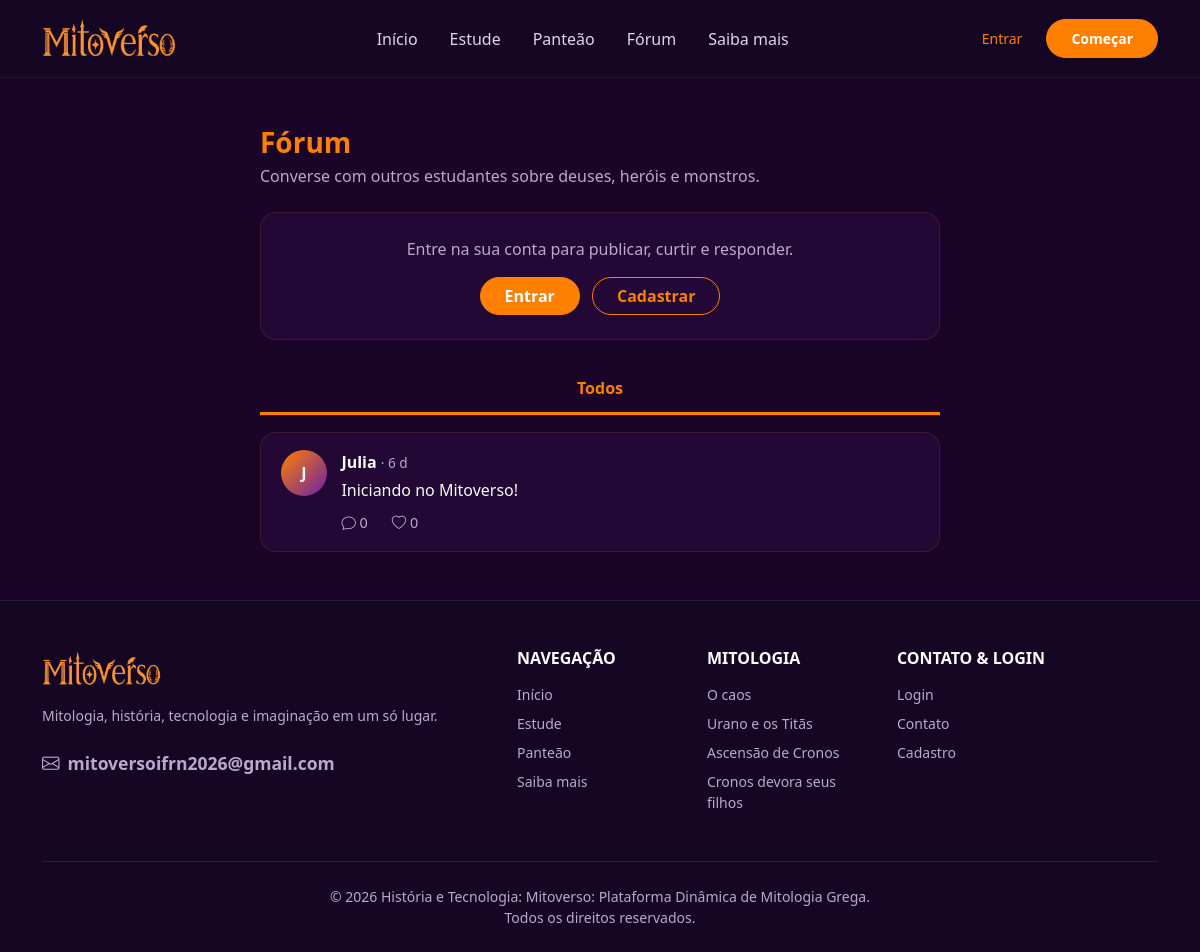
Page /posts on the earlier database version.
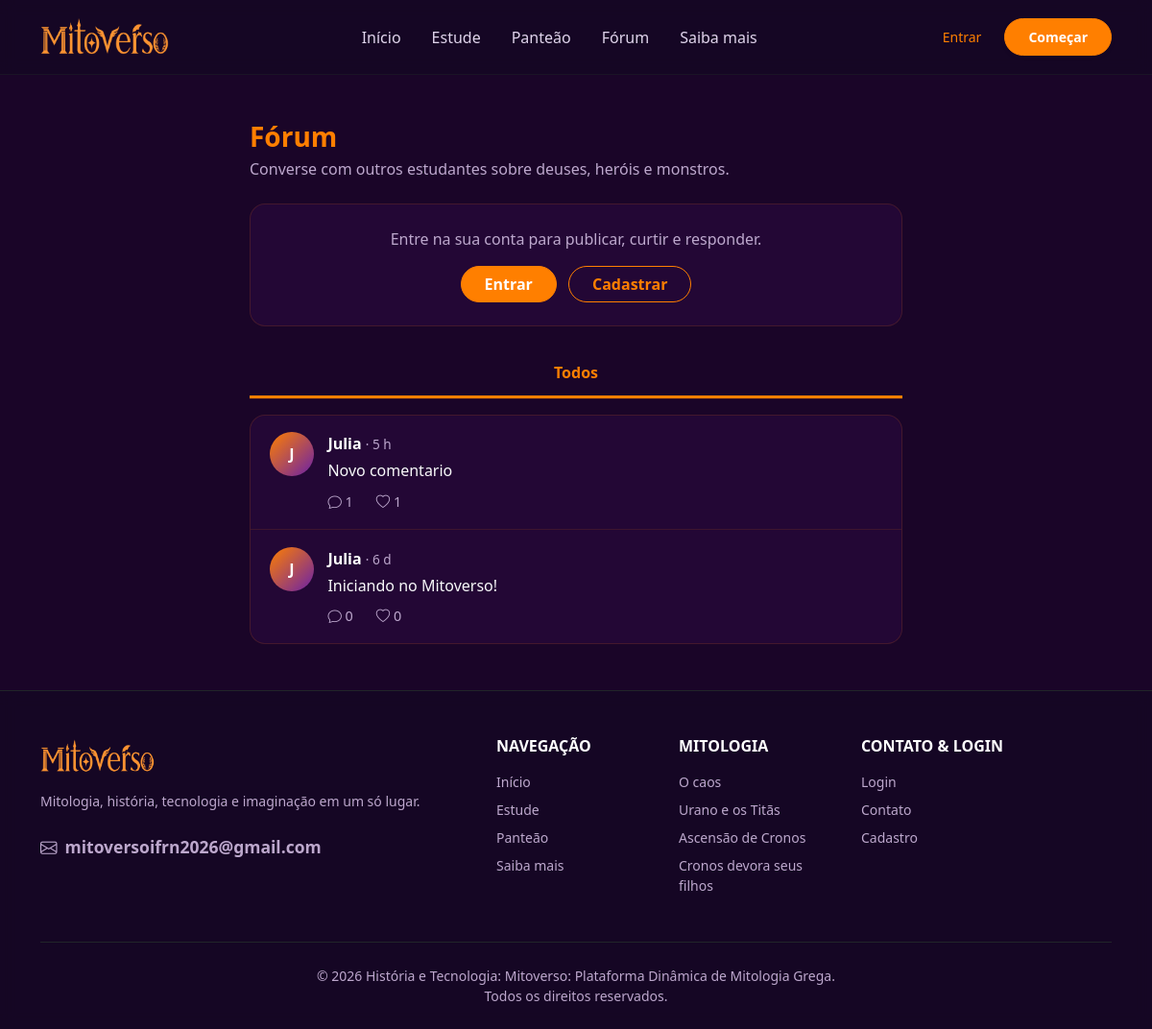
Same page on the later database version.
### app/models/post.py (models this page shows, shortened)
class Post(db.Model):
    __tablename__ = "post"
    id = db.Column(db.Integer, primary_key = True)
    conteudo = db.Column(db.Text, nullable = False)
    criado_em = db.Column(db.DateTime, nullable = False, default = lambda: datetime.now(timezone.utc))
    id_usuario = db.Column(db.Integer, db.ForeignKey("usuario.id"), nullable = False)
    id_pai = db.Column(db.Integer, db.ForeignKey("post.id"), nullable = True)
    autor = db.relationship("Usuario", backref = db.backref("posts", cascade = "all, delete-orphan"))
    respostas = db.relationship(
        "Post",
        backref = db.backref("pai", remote_side = [id]),
        cascade = "all, delete-orphan",
        order_by = "Post.criado_em"
    )
    curtidas = db.relationship("Curtida", backref = "post", cascade = "all, delete-orphan")

### app/models/usuario.py (models this page shows)
class Usuario(UserMixin, db.Model):
    __tablename__ = "usuario"
    id = db.Column(db.Integer, primary_key = True)
    nome = db.Column(db.String(100), nullable = False)
    email = db.Column(db.String(100), nullable = False, unique = True)
    senha = db.Column(db.String(256), nullable = False)
    bio = db.Column(db.String(200))
    criado_em = db.Column(db.DateTime, default = lambda: datetime.now(timezone.utc))
    seguindo = db.relationship(
        "Usuario",
        secondary = seguidor,
        primaryjoin = (seguidor.c.id_seguidor == id),
        secondaryjoin = (seguidor.c.id_seguido == id),
        backref = "seguidores"
    )

### app/routes/posts.py (the view)
@posts_bp.route("/posts")
def feed():
    aba = request.args.get("aba", "todos")
    pagina = request.args.get("pagina", 1, type = int)
    if aba == "seguindo" and current_user.is_authenticated:
        paginacao = listar_feed_seguindo(current_user, pagina)
    else:
        aba = "todos"
        paginacao = listar_feed(pagina)
    return render_template("usuario/post.html", form = PostForm(), paginacao = paginacao, aba = aba)

### app/__init__.py (called while the page is built)
@app.template_filter("tempo_atras")
def tempo_atras(data):
    if not data:
        return ""
    if data.tzinfo is None:
        data = data.replace(tzinfo = timezone.utc)
    segundos = int((datetime.now(timezone.utc) - data).total_seconds())
    if segundos < 60:
        return "agora"
    if segundos < 3600:
        return f"{segundos // 60} min"
    if segundos < 86400:
        return f"{segundos // 3600} h"
    if segundos < 604800:
        return f"{segundos // 86400} d"
    return data.strftime("%d/%m/%Y")

### app/services/post_service.py (called while the page is built)
def _paginar(consulta, pagina):
    return db.paginate(consulta, page = pagina, per_page = POSTS_POR_PAGINA, error_out = False)

def listar_feed(pagina):
    consulta = db.select(Post).where(Post.id_pai.is_(None)).order_by(Post.criado_em.desc())
    return _paginar(consulta, pagina)

### app/templates/usuario/post.html (shortened to what this page needs)
{% extends 'base.html' %}
{% block css %}<link rel="stylesheet" href="{{ url_for('static', filename='css/forum.css') }}">{% endblock %}
{% block conteudo %}
<div class="container py-5">
    <div class="forum-coluna">
        <h1 class="h3 fw-bold text-orange mb-1">Fórum</h1>
        <p class="text-mv-muted mb-4">Converse com outros estudantes sobre deuses, heróis e monstros.</p>
        {% if current_user.is_authenticated %}
            <div class="painel p-3 mb-4">
                <form action="{{ url_for('posts.novo_post') }}" method="POST">
                    {{ form.hidden_tag() }}
                    <div class="d-flex gap-3">
                        <span class="avatar-inicial">{{ current_user.nome[0]|upper }}</span>
                        {{ form.conteudo(class="form-control campo-post", rows=3, maxlength=500, placeholder="O que os deuses estão dizendo?") }}
                    </div>
                    <div class="d-flex justify-content-between align-items-center mt-2">
                        <small class="contador text-mv-muted">0/500</small>
                        {{ form.enviar(class="btn btn-mitoverso rounded-pill px-4") }}
                    </div>
                </form>
            </div>
        {% else %}
            <div class="painel p-4 mb-4 text-center">
                <p class="mb-3 text-mv-muted">Entre na sua conta para publicar, curtir e responder.</p>
                <a href="{{ url_for('autenticacao.login') }}" class="btn btn-mitoverso rounded-pill px-4 me-2">Entrar</a>
                <a href="{{ url_for('autenticacao.cadastro') }}" class="btn btn-outline-mitoverso rounded-pill px-4">Cadastrar</a>
            </div>
        {% endif %}
        <div class="abas">
            <a href="{{ url_for('posts.feed') }}" class="{{ 'ativa' if aba == 'todos' }}">Todos</a>
        </div>
        <div class="painel lista-posts">
            {% for post in paginacao.items %}
                {% include 'usuario/_post_card.html' %}
            {% endfor %}
        </div>
    </div>
</div>
{% endblock %}

### app/templates/usuario/_post_card.html (shortened to what this page needs)
<article class="post-card" id="post-{{ post.id }}">
    <a href="{{ url_for('perfil.ver_perfil', id_usuario=post.autor.id) }}" class="avatar-inicial" aria-label="Perfil de {{ post.autor.nome }}">
        {{ post.autor.nome[0]|upper }}
    </a>
    <div class="post-corpo">
        <div class="post-cabecalho">
            <a href="{{ url_for('perfil.ver_perfil', id_usuario=post.autor.id) }}" class="post-autor">{{ post.autor.nome }}</a>
            <span class="post-data">· {{ post.criado_em|tempo_atras }}</span>
        </div>
        <a href="{{ url_for('posts.ver_post', id_post=post.id) }}" class="post-texto-link">
            <p class="post-texto">{{ post.conteudo }}</p>
        </a>
        <div class="post-acoes">
            <a href="{{ url_for('posts.ver_post', id_post=post.id) }}" class="acao">
                <i class="bi bi-chat"></i> {{ post.respostas|length }}
            </a>
            {% if current_user.is_authenticated %}
                <form action="{{ url_for('posts.curtir', id_post=post.id) }}" method="POST" class="d-inline">
                    <input type="hidden" name="csrf_token" value="{{ csrf_token() }}">
                    <input type="hidden" name="next" value="{{ request.full_path|trim('?') }}#post-{{ post.id }}">
                    <button type="submit" class="acao {{ 'curtido' if post.curtido_por(current_user) }}" aria-label="Curtir">
                        <i class="bi {{ 'bi-heart-fill' if post.curtido_por(current_user) else 'bi-heart' }}"></i> {{ post.curtidas|length }}
                    </button>
                </form>
            {% else %}
                <a href="{{ url_for('autenticacao.login') }}" class="acao">
                    <i class="bi bi-heart"></i> {{ post.curtidas|length }}
                </a>
            {% endif %}
        </div>
    </div>
</article>

Differences in the rows shown:
added Post: autor "J", autor.nome "Julia", criado_em|tempo_atras "5 h", conteudo "Novo comentario", respostas|length "1", curtidas|length "1"
